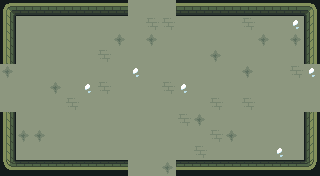

This is a level from a 2D game, rendered from its Tiled map with the project's own tilesets. A one-line summary and the complete map file follow:
An orthogonal 20x11 tile map with 16x16 px tiles, 6 tile layers (ground, dressing, decor, walls, ...), 3 tilesets and 16 objects (10x PROP, 5x ENTRY, ENEMY).

<map version="1.10" tiledversion="1.10.2" orientation="orthogonal" renderorder="right-down" width="20" height="11" tilewidth="16" tileheight="16" infinite="0" nextlayerid="8" nextobjectid="17">
 <tileset firstgid="1" name="wall" tilewidth="16" tileheight="16" tilecount="110" columns="10">
  <image source="../../../gfx/tiles/ruins/tilesetwallsimple.png" width="160" height="176" />
 </tileset>
 <tileset firstgid="111" name="floor" tilewidth="16" tileheight="16" tilecount="374" columns="22">
  <image source="../../../gfx/tiles/ruins/tilesetinteriorfloor.png" width="352" height="272" />
 </tileset>
 <tileset firstgid="485" name="elements" tilewidth="16" tileheight="16" tilecount="27" columns="9">
  <image source="../../../gfx/tiles/ruins/elements.png" width="144" height="48" />
 </tileset>
 <layer id="1" name="ground" width="20" height="11">
  <data encoding="csv">
277,277,277,277,277,277,277,277,277,277,277,277,277,277,277,277,277,277,277,277,
277,277,277,277,277,277,277,277,277,342,342,277,277,277,277,342,277,277,366,277,
277,277,277,277,277,277,277,367,277,367,277,277,277,277,277,277,367,277,367,277,
277,277,277,277,277,277,342,277,277,277,277,277,277,367,277,277,277,277,277,277,
367,277,277,277,277,277,277,277,366,277,277,277,277,277,277,367,277,277,342,366,
277,277,277,367,277,366,342,277,277,277,342,366,277,277,277,277,277,277,277,277,
277,277,277,277,342,277,277,277,277,277,277,277,277,342,277,342,277,277,277,277,
277,277,277,277,277,277,277,277,277,277,277,342,367,277,277,277,277,277,277,277,
277,367,367,277,277,277,277,277,277,277,277,277,277,342,367,277,277,277,277,277,
367,277,277,277,277,277,277,277,277,277,277,277,342,277,277,277,277,366,277,277,
277,277,367,277,277,366,367,277,277,277,367,277,277,277,277,367,277,366,366,367
</data>
 </layer>
 <layer id="2" name="dressing" width="20" height="11">
  <data encoding="csv">
0,0,0,0,0,0,0,0,0,0,0,0,0,0,0,0,0,0,0,0,
0,0,0,0,0,0,0,0,0,0,0,0,0,0,0,0,0,0,0,0,
0,0,0,0,0,0,0,0,0,0,0,0,0,0,0,0,0,0,0,0,
0,0,0,0,0,0,0,0,0,0,0,0,0,0,0,0,0,0,0,0,
0,0,0,0,0,0,0,0,0,0,0,0,0,0,0,0,0,0,0,0,
0,0,0,0,0,0,0,0,0,0,0,0,0,0,0,0,0,0,0,0,
0,0,0,0,0,0,0,0,0,0,0,0,0,0,0,0,0,0,0,0,
0,0,0,0,0,0,0,0,0,0,0,0,0,0,0,0,0,0,0,0,
0,0,0,0,0,0,0,0,0,0,0,0,0,0,0,0,0,0,0,0,
0,0,0,0,0,0,0,0,0,0,0,0,0,0,0,0,0,0,0,0,
0,0,0,0,0,0,0,0,0,0,0,0,0,0,0,0,0,0,0,0
</data>
 </layer>
 <layer id="3" name="decor" width="20" height="11">
  <data encoding="csv">
0,0,0,0,0,0,0,0,0,0,0,0,0,0,0,0,0,0,0,0,
0,0,0,0,0,0,0,0,0,0,0,0,0,0,0,0,0,0,0,0,
0,0,0,0,0,0,0,0,0,0,0,0,0,0,0,0,0,0,0,0,
0,0,0,0,0,0,0,0,0,0,0,0,0,0,0,0,0,0,0,0,
0,0,0,0,0,0,0,0,0,0,0,0,0,0,0,0,0,0,0,0,
0,0,0,0,0,0,0,0,0,0,0,0,0,0,0,0,0,0,0,0,
0,0,0,0,0,0,0,0,0,0,0,0,0,0,0,0,0,0,0,0,
0,0,0,0,0,0,0,0,0,0,0,0,0,0,0,0,0,0,0,0,
0,0,0,0,0,0,0,0,0,0,0,0,0,0,0,0,0,0,0,0,
0,0,0,0,0,0,0,0,0,0,0,0,0,0,0,0,0,0,0,0,
0,0,0,0,0,0,0,0,0,0,0,0,0,0,0,0,0,0,0,0
</data>
 </layer>
 <layer id="4" name="walls" width="20" height="11">
  <data encoding="csv">
66,69,69,69,69,69,69,69,0,0,0,69,69,69,69,69,69,69,69,70,
76,0,0,0,0,0,0,0,0,0,0,0,0,0,0,0,0,0,0,80,
76,0,0,0,0,0,0,0,0,0,0,0,0,0,0,0,0,0,0,80,
76,0,0,0,0,0,0,0,0,0,0,0,0,0,0,0,0,0,0,80,
0,0,0,0,0,0,0,0,0,0,0,0,0,0,0,0,0,0,0,0,
0,0,0,0,0,0,0,0,0,0,0,0,0,0,0,0,0,0,0,0,
0,0,0,0,0,0,0,0,0,0,0,0,0,0,0,0,0,0,0,0,
76,0,0,0,0,0,0,0,0,0,0,0,0,0,0,0,0,0,0,80,
76,0,0,0,0,0,0,0,0,0,0,0,0,0,0,0,0,0,0,80,
76,0,0,0,0,0,0,0,0,0,0,0,0,0,0,0,0,0,0,80,
106,109,109,109,109,109,109,109,0,0,0,109,109,109,109,109,109,109,109,110
</data>
 </layer>
 <layer id="5" name="props" width="20" height="11">
  <data encoding="csv">
0,0,0,0,0,0,0,0,0,0,0,0,0,0,0,0,0,0,0,0,
0,0,0,0,0,0,0,0,0,0,0,0,0,0,0,0,0,0,0,0,
0,0,0,0,0,0,0,0,0,0,0,0,0,0,0,0,0,0,0,0,
0,0,0,0,0,0,0,0,0,0,0,0,0,0,0,0,0,0,0,0,
0,0,0,0,0,0,0,0,0,0,0,0,0,0,0,0,0,0,0,0,
0,0,0,0,0,0,0,0,0,0,0,0,0,0,0,0,0,0,0,0,
0,0,0,0,0,0,0,0,0,0,0,0,0,0,0,0,0,0,0,0,
0,0,0,0,0,0,0,0,0,0,0,0,0,0,0,0,0,0,0,0,
0,0,0,0,0,0,0,0,0,0,0,0,0,0,0,0,0,0,0,0,
0,0,0,0,0,0,0,0,0,0,0,0,0,0,0,0,0,0,0,0,
0,0,0,0,0,0,0,0,0,0,0,0,0,0,0,0,0,0,0,0
</data>
 </layer>
 <layer id="6" name="overhead" width="20" height="11">
  <data encoding="csv">
0,0,0,0,0,0,0,0,0,0,0,0,0,0,0,0,0,0,0,0,
0,0,0,0,0,0,0,0,0,0,0,0,0,0,0,0,0,0,0,0,
0,0,0,0,0,0,0,0,0,0,0,0,0,0,0,0,0,0,0,0,
0,0,0,0,0,0,0,0,0,0,0,0,0,0,0,0,0,0,0,0,
0,0,0,0,0,0,0,0,0,0,0,0,0,0,0,0,0,0,0,0,
0,0,0,0,0,0,0,0,0,0,0,0,0,0,0,0,0,0,0,0,
0,0,0,0,0,0,0,0,0,0,0,0,0,0,0,0,0,0,0,0,
0,0,0,0,0,0,0,0,0,0,0,0,0,0,0,0,0,0,0,0,
0,0,0,0,0,0,0,0,0,0,0,0,0,0,0,0,0,0,0,0,
0,0,0,0,0,0,0,0,0,0,0,0,0,0,0,0,0,0,0,0,
0,0,0,0,0,0,0,0,0,0,0,0,0,0,0,0,0,0,0,0
</data>
 </layer>
 <objectgroup id="7" name="spawns">
  <object id="1" name="UP" type="ENTRY" x="152" y="24" />
  <object id="2" name="DOWN" type="ENTRY" x="152" y="152" />
  <object id="3" name="LEFT" type="ENTRY" x="24" y="88" />
  <object id="4" name="RIGHT" type="ENTRY" x="296" y="88" />
  <object id="5" name="" type="ENTRY" x="168" y="88" />
  <object id="6" name="boss" type="ENEMY" x="168" y="104" />
  <object id="7" name="torch" type="PROP" x="56" y="168" />
  <object id="8" name="torch" type="PROP" x="264" y="168" />
  <object id="9" name="torch" type="PROP" x="8" y="136" />
  <object id="10" name="torch" type="PROP" x="312" y="136" />
  <object id="11" name="torch" type="PROP" x="88" y="168" />
  <object id="12" name="torch" type="PROP" x="232" y="168" />
  <object id="13" name="torch" type="PROP" x="8" y="56" />
  <object id="14" name="torch" type="PROP" x="312" y="56" />
  <object id="15" name="banner" type="PROP" x="120" y="168" />
  <object id="16" name="banner" type="PROP" x="200" y="168" />
 </objectgroup>
</map>
